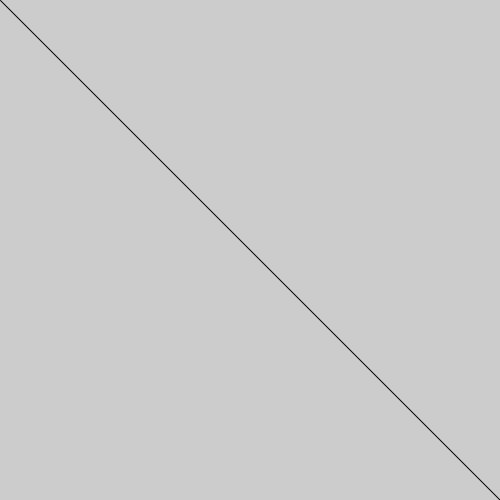
Frame 1 (no input)
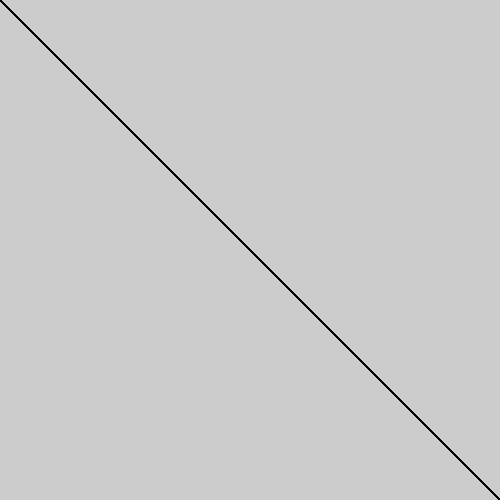
Frame 60 (the mouse pressed at the canvas centre just before this capture)
Frame 120 (the mouse held since frame 60 and released just before this capture): identical to frame 60, image omitted

The Processing sketch that drew these frames (run headless with seeded random() and noise(); from frame 60 on, the mouse is pressed at the canvas centre):

// Processing sketch: CRCP1310_08_Variables
// ── CRCP1310_08_Variables.pde
// dataType varaiableName;

// Variable Declarations

// integer
int integerValue;
int integer_value;

// float
float floatValue;

// character
char characterValue;

// boolean
boolean booleanValue;

// String
String stringValue;

void setup() {
  size(500, 500);
  println("integerValue = " + integerValue);
  println("integer_value = " + integer_value);
  println("floatValue = " + floatValue);
  println("characterValue = " + characterValue);
  println("booleanValue = " + booleanValue);
  println("stringValue = " + stringValue);
  println();
  
  System.out.println("stringValue = " + stringValue);
  println();
  
  integerValue = 17430;
  integer_value = integerValue;
  floatValue = 4.2953108;
  characterValue = 'P';
  booleanValue = true;
  stringValue = "hello";
  
  println("integerValue = " + integerValue);
  println("integer_value = " + integer_value);
  println("floatValue = " + floatValue);
  println("characterValue = " + characterValue);
  println("booleanValue = " + booleanValue);
  println("stringValue = " + stringValue);
  println();
  
  integerValue = 60;
  
  println("integerValue = " + integerValue);
  println("integer_value = " + integer_value);
  println();
  
  float rainTotal = 1.5;
  println("rainTotal = " + rainTotal);
  println();
  
  //integerValue = "house"; // Error: Type Mismatch
}

void draw() {
  line(0, 0, width, height);
}
